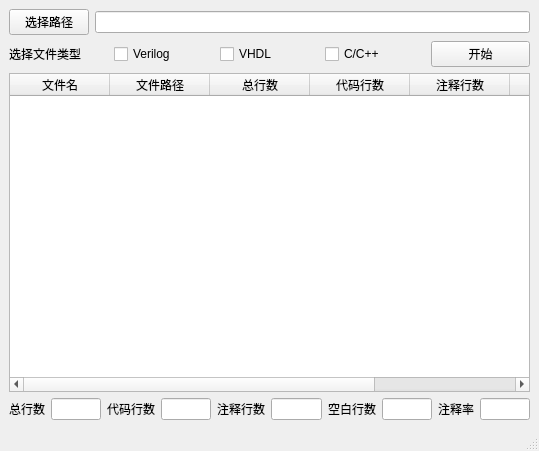
<?xml version="1.0" encoding="UTF-8"?>
<ui version="4.0">
 <class>MainWindow</class>
 <widget class="QMainWindow" name="MainWindow">
  <property name="geometry">
   <rect>
    <x>0</x>
    <y>0</y>
    <width>539</width>
    <height>451</height>
   </rect>
  </property>
  <property name="windowTitle">
   <string>MainWindow</string>
  </property>
  <widget class="QWidget" name="centralwidget">
   <layout class="QVBoxLayout" name="verticalLayout">
    <item>
     <layout class="QHBoxLayout" name="horizontalLayout">
      <item>
       <widget class="QPushButton" name="path_btn">
        <property name="text">
         <string>选择路径</string>
        </property>
       </widget>
      </item>
      <item>
       <widget class="QLineEdit" name="path_LineEdit"/>
      </item>
     </layout>
    </item>
    <item>
     <layout class="QHBoxLayout" name="horizontalLayout_2">
      <item>
       <widget class="QLabel" name="file_type_lab">
        <property name="text">
         <string>选择文件类型</string>
        </property>
       </widget>
      </item>
      <item>
       <widget class="QCheckBox" name="V_checkBox">
        <property name="text">
         <string>Verilog</string>
        </property>
       </widget>
      </item>
      <item>
       <widget class="QCheckBox" name="VHD_checkBox">
        <property name="text">
         <string>VHDL</string>
        </property>
       </widget>
      </item>
      <item>
       <widget class="QCheckBox" name="C_checkBox">
        <property name="text">
         <string>C/C++</string>
        </property>
       </widget>
      </item>
      <item>
       <widget class="QPushButton" name="start_btn">
        <property name="text">
         <string>开始</string>
        </property>
       </widget>
      </item>
     </layout>
    </item>
    <item>
     <layout class="QHBoxLayout" name="horizontalLayout_3">
      <item>
       <widget class="QTableWidget" name="file_table">
        <property name="minimumSize">
         <size>
          <width>0</width>
          <height>300</height>
         </size>
        </property>
        <column>
         <property name="text">
          <string>文件名</string>
         </property>
        </column>
        <column>
         <property name="text">
          <string>文件路径</string>
         </property>
        </column>
        <column>
         <property name="text">
          <string>总行数</string>
         </property>
        </column>
        <column>
         <property name="text">
          <string>代码行数</string>
         </property>
        </column>
        <column>
         <property name="text">
          <string>注释行数</string>
         </property>
        </column>
        <column>
         <property name="text">
          <string>空白行数</string>
         </property>
        </column>
        <column>
         <property name="text">
          <string>注释率</string>
         </property>
        </column>
       </widget>
      </item>
     </layout>
    </item>
    <item>
     <layout class="QHBoxLayout" name="horizontalLayout_4">
      <item>
       <widget class="QLabel" name="sum_lines_lab">
        <property name="text">
         <string>总行数</string>
        </property>
       </widget>
      </item>
      <item>
       <widget class="QLineEdit" name="sum_lines_lineEdit"/>
      </item>
      <item>
       <widget class="QLabel" name="code_line_lab">
        <property name="text">
         <string>代码行数</string>
        </property>
       </widget>
      </item>
      <item>
       <widget class="QLineEdit" name="code_lines_lineEdit"/>
      </item>
      <item>
       <widget class="QLabel" name="zhushi_lines_lab">
        <property name="text">
         <string>注释行数</string>
        </property>
       </widget>
      </item>
      <item>
       <widget class="QLineEdit" name="zhushi_lines_lineEdit"/>
      </item>
      <item>
       <widget class="QLabel" name="emp_lines_lab">
        <property name="text">
         <string>空白行数</string>
        </property>
       </widget>
      </item>
      <item>
       <widget class="QLineEdit" name="emp_lines_lineEdit"/>
      </item>
      <item>
       <widget class="QLabel" name="zhushilv_lab">
        <property name="text">
         <string>注释率</string>
        </property>
       </widget>
      </item>
      <item>
       <widget class="QLineEdit" name="zhushilv_lineEdit"/>
      </item>
     </layout>
    </item>
   </layout>
  </widget>
  <widget class="QMenuBar" name="menubar">
   <property name="geometry">
    <rect>
     <x>0</x>
     <y>0</y>
     <width>539</width>
     <height>23</height>
    </rect>
   </property>
  </widget>
  <widget class="QStatusBar" name="statusbar"/>
 </widget>
 <resources/>
 <connections/>
</ui>
